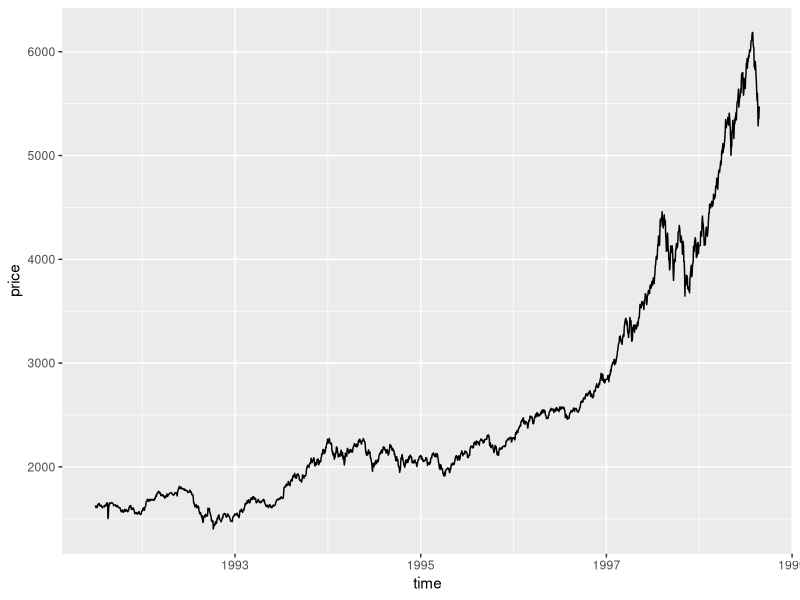
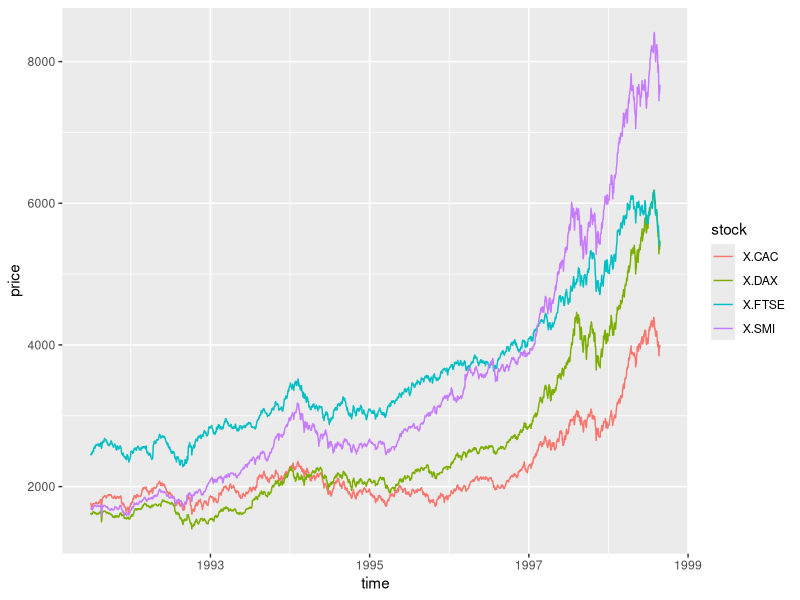
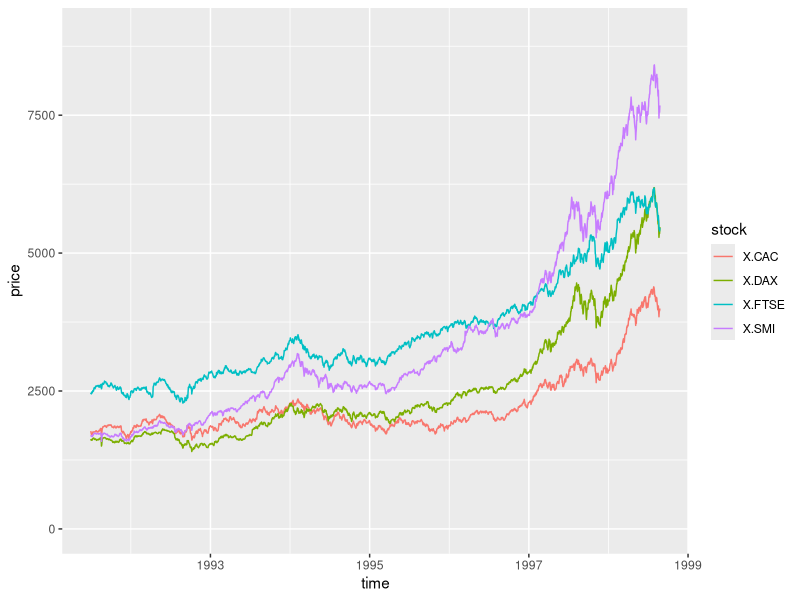
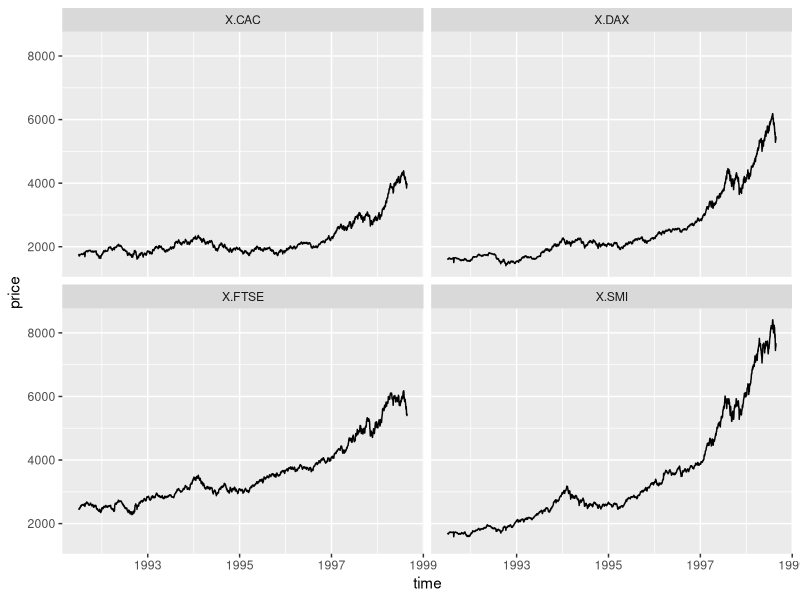
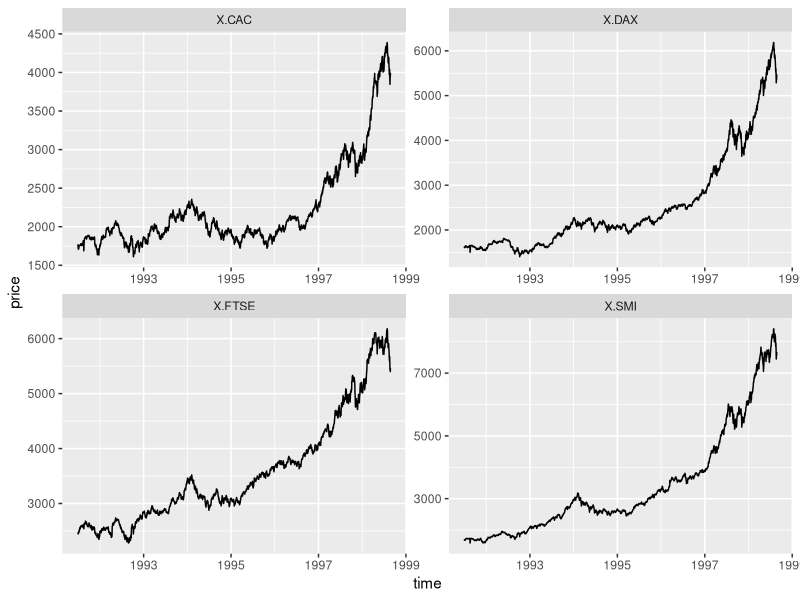

These charts were generated, in order, by the following R code: (Note: this script raises an error after producing the figures.)
library(tidyr)
library(ggplot2)

df <- datasets::EuStockMarkets
head(df)

stock_df <- data.frame(X = as.matrix(df), time = time(df))

df_long <- gather(stock_df, key = "stock", value = "price", -time)

df_dax <- df_long[df_long$stock == "X.DAX", ]
# ggplot(data = df_dax, aes(x = time, y = price)) +
#   geom_point()

ggplot(data = df_dax, aes(x = time, y = price)) +
  geom_line()


ggplot(df_long, aes(x = time, y = price, color = stock)) +
  geom_line()

ggplot(df_long, aes(x = time, y = price, color = stock)) +
  geom_line() +
  ylim(c(0, 9000))

ggplot(df_long, aes(x = time, y = price)) +
  geom_line() +
  facet_wrap(~stock)

ggplot(df_long, aes(x = time, y = price)) +
  geom_line() +
  facet_wrap(~stock, scales = "free")

df_1994 <- df_long[df_long$time <= 1994, ]
ggplot(df_1994, aes(x = time, y = price)) +
  geom_line() +
  facet_wrap(~stock, scales = "free")

ggplot(df_1994, aes(x = time, y = price)) +
  geom_line() +
  facet_wrap(~stock) +
  ylim(c(0, 3500))



ggplot(df_long, aes(x = stock, y = price)) +
  geom_boxplot()
